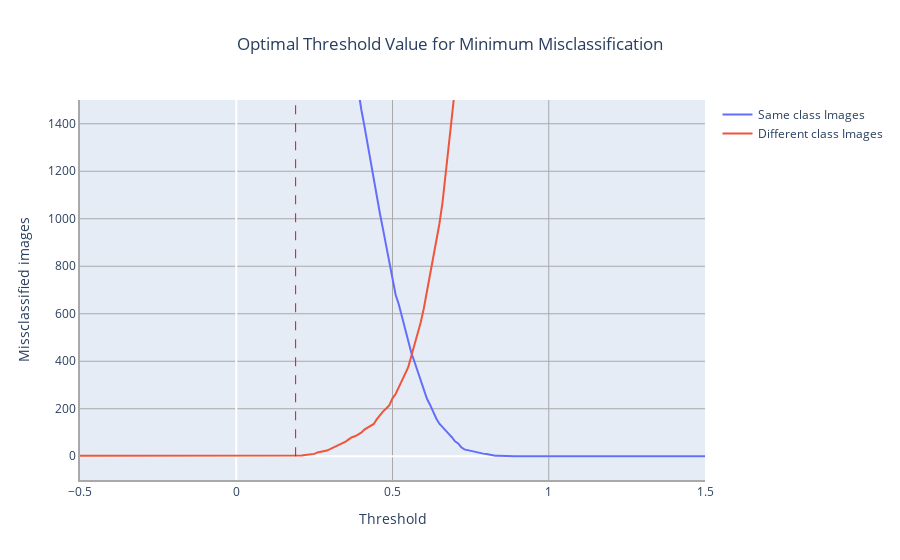

Notebook code for this chart:
### Code cell
import plotly.graph_objects as go

# create trace for the first line
trace1 = go.Scatter(x=my_list, y=same, mode='lines', name='Same class Images')

# create trace for the second line
trace2 = go.Scatter(x=my_list, y=different, mode='lines', name='Different class Images')

# create the figure object and add both traces
fig = go.Figure()
fig.add_trace(trace1)
fig.add_trace(trace2)

# set the x-axis range to -1 to 1 and y-axis range to -100 to 2500
fig.update_xaxes(range=[-0.5, 1.5])
fig.update_yaxes(range=[-100, 1500])

# find the intersection point of the two lines
intersection_point = my_list[same.index(max(same))]

# add a vertical line at x=0.2
fig.add_shape(type='line', x0=0.19, x1=0.19,
              y0=0, y1=max(final),
              line=dict(color='red', width=1, dash='dash'),
              name='Intersection of both')


fig.update_layout(
    title={
        'text': 'Optimal Threshold Value for Minimum Misclassification',
        'x': 0.5,
        'xanchor': 'center'
    },
    xaxis_title='Threshold',
    yaxis_title='Missclassified images',
    xaxis=dict(showgrid=True, gridwidth=1, gridcolor='DarkGray', linecolor='DarkGray', linewidth=2),
    yaxis=dict(showgrid=True, gridwidth=1, gridcolor='DarkGray', linecolor='DarkGray', linewidth=2),
    showlegend=True
)

# display the plot
fig.show()

### Figure 1 — Plotly figure (JSON) as saved in the notebook; plotly's stock layout.template omitted (floating-point values rounded to 4 significant figures; data arrays with more than 128 entries replaced by an {"elided": "..."} marker saying what was removed)
{"data": [{"mode": "lines", "name": "Same class Images", "type": "scatter", "x": {"elided": "601 float values"}, "y": {"elided": "601 int values"}}, {"mode": "lines", "name": "Different class Images", "type": "scatter", "x": {"elided": "601 float values"}, "y": {"elided": "601 int values"}}], "layout": {"shapes": [{"line": {"color": "red", "dash": "dash", "width": 1}, "name": "Intersection of both", "type": "line", "x0": 0.19, "x1": 0.19, "y0": 0, "y1": 47027}], "showlegend": true, "title": {"text": "Optimal Threshold Value for Minimum Misclassification", "x": 0.5, "xanchor": "center"}, "xaxis": {"gridcolor": "DarkGray", "gridwidth": 1, "linecolor": "DarkGray", "linewidth": 2, "range": [-0.5, 1.5], "showgrid": true, "title": {"text": "Threshold"}}, "yaxis": {"gridcolor": "DarkGray", "gridwidth": 1, "linecolor": "DarkGray", "linewidth": 2, "range": [-100, 1500], "showgrid": true, "title": {"text": "Missclassified images"}}}}
